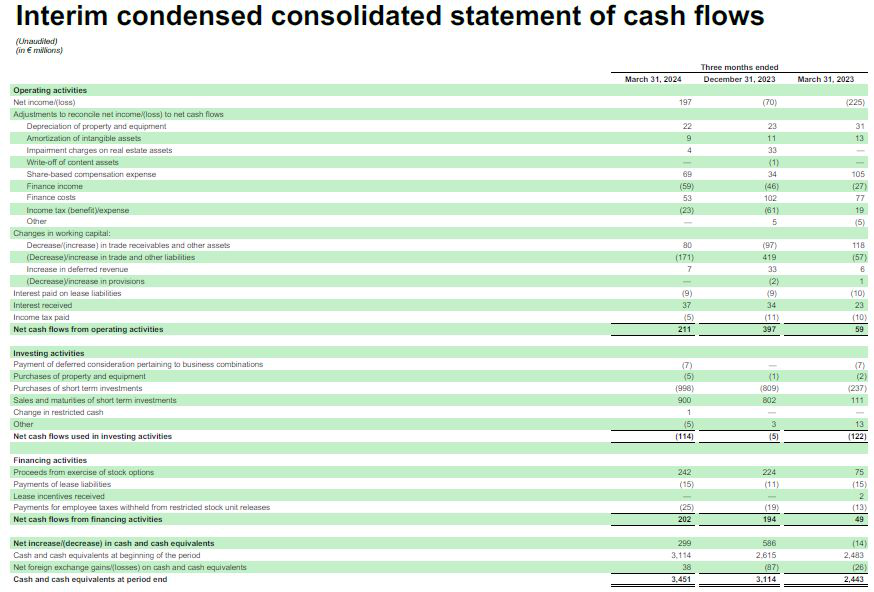
#> input picture [Business Quant] Image dataset for OCR/image00004.png, 874 x 592 px, found by its file name
$ jupyter execute --allow-errors 'text recognition using tesseract OCR.ipynb'
#> lines starting #> are read from the running program, lines starting #| are printed output that depends on the picture
[cell 1]
import pytesseract
from pytesseract import Output
import cv2
import pandas as pd
import numpy as np
import os

[cell 2]
image_path = 'C:/Users/aryan/Desktop/WORK/business quant/[Business Quant] Image dataset for OCR/image00004.png'

[cell 3]
#img is read
image = cv2.imread(image_path, cv2.IMREAD_GRAYSCALE)
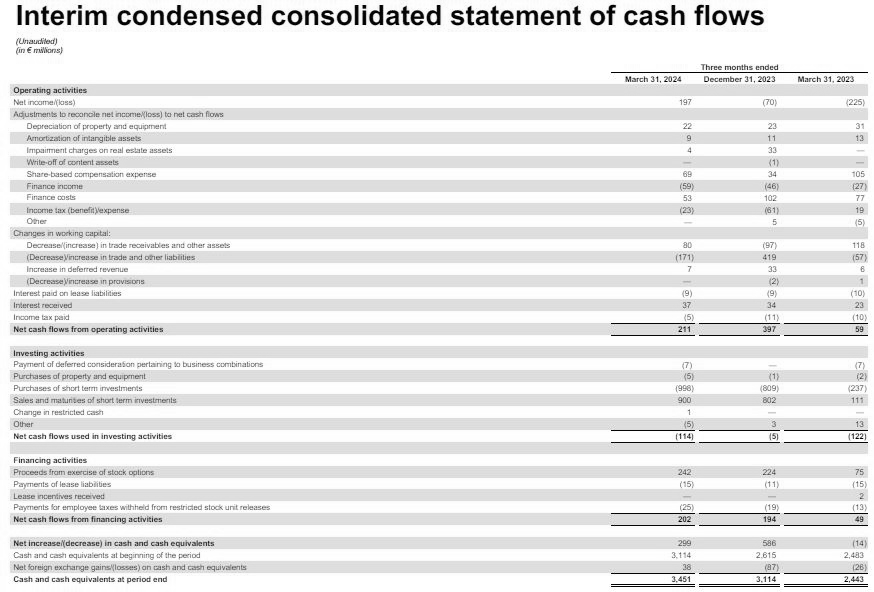
#> image: shape (592, 874); min 0, max 255, mean 232.5

[cell 4]
#detect structure using opencv
horizontal_kernel = cv2.getStructuringElement(cv2.MORPH_RECT, (25, 1))
vertical_kernel = cv2.getStructuringElement(cv2.MORPH_RECT, (1, 25))
horizontal_lines = cv2.morphologyEx(image, cv2.MORPH_OPEN, horizontal_kernel, iterations=2)
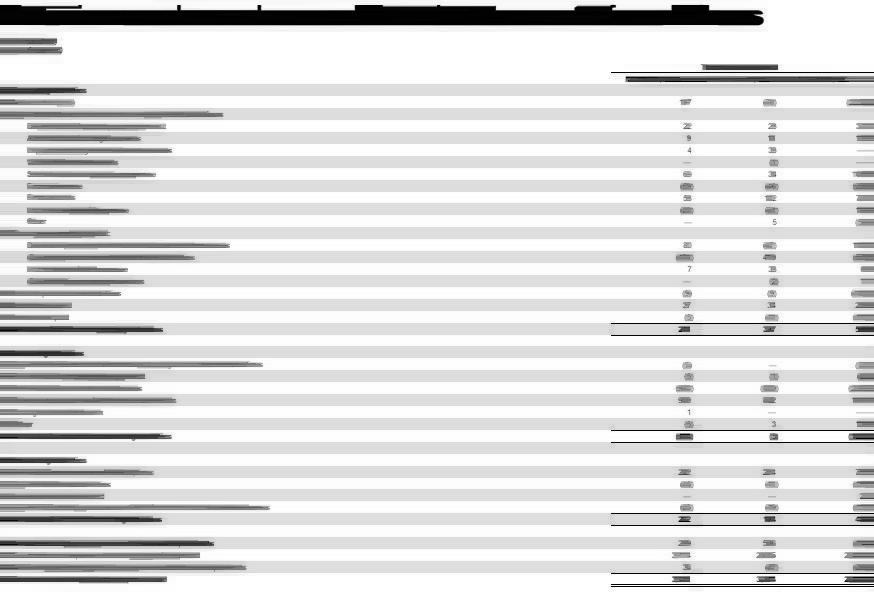
#> horizontal_lines: shape (592, 874); min 0, max 255, mean 221.7
vertical_lines = cv2.morphologyEx(image, cv2.MORPH_OPEN, vertical_kernel, iterations=2)
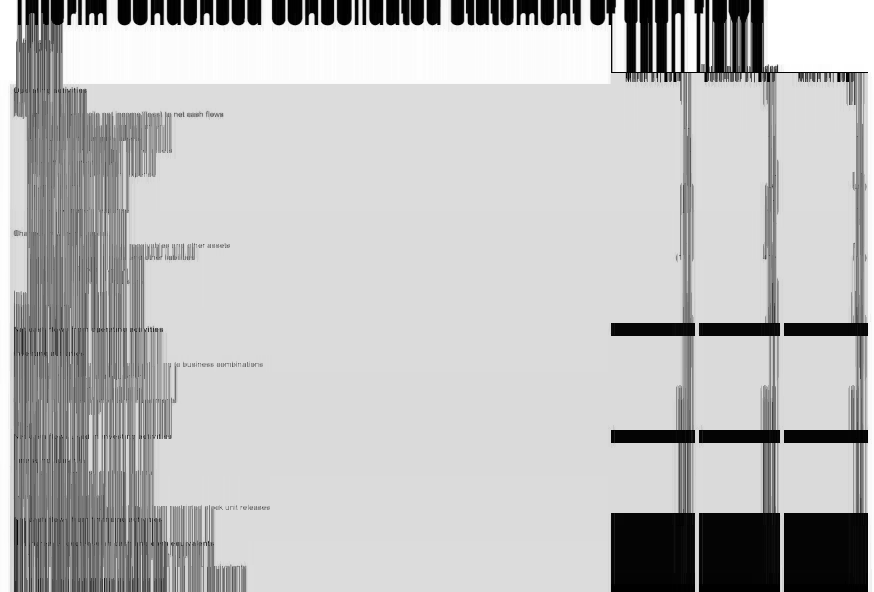
#> vertical_lines: shape (592, 874); min 0, max 255, mean 189.2

[cell 5]
#structure is defined
table_structure = cv2.add(horizontal_lines, vertical_lines)
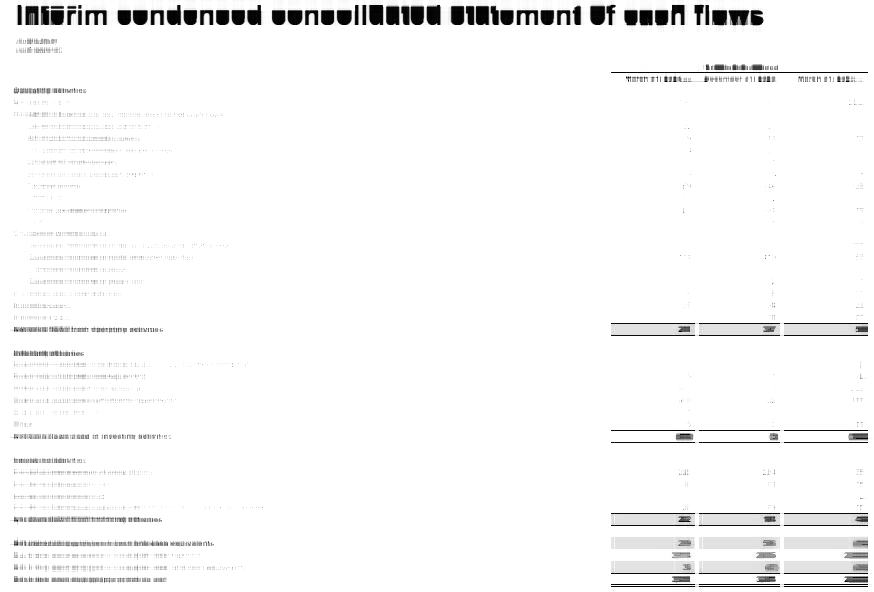
#> table_structure: shape (592, 874); min 0, max 255, mean 247.1

[cell 6]
#bounding boxes are found
contours, _ = cv2.findContours(table_structure, cv2.RETR_EXTERNAL, cv2.CHAIN_APPROX_SIMPLE)
#> contours = [[[0, 0], [0, 591], [873, 591], [873, 0]]]
bounding_boxes = [cv2.boundingRect(c) for c in contours]
#> bounding_boxes = [(0, 0, 874, 592)]

$ run again, with [Business Quant] Image dataset for OCR/image00003.png copied over [Business Quant] Image dataset for OCR/image00004.png
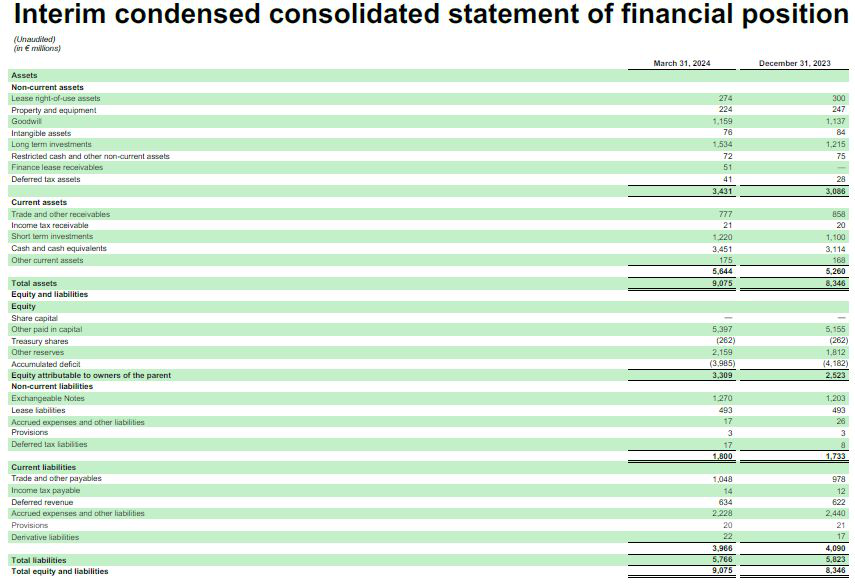
#> input picture [Business Quant] Image dataset for OCR/image00003.png, 855 x 585 px, found by its file name
#> `vertical_lines = cv2.morphologyEx(image, cv2.MORPH_OPEN, vertical_kern..`:
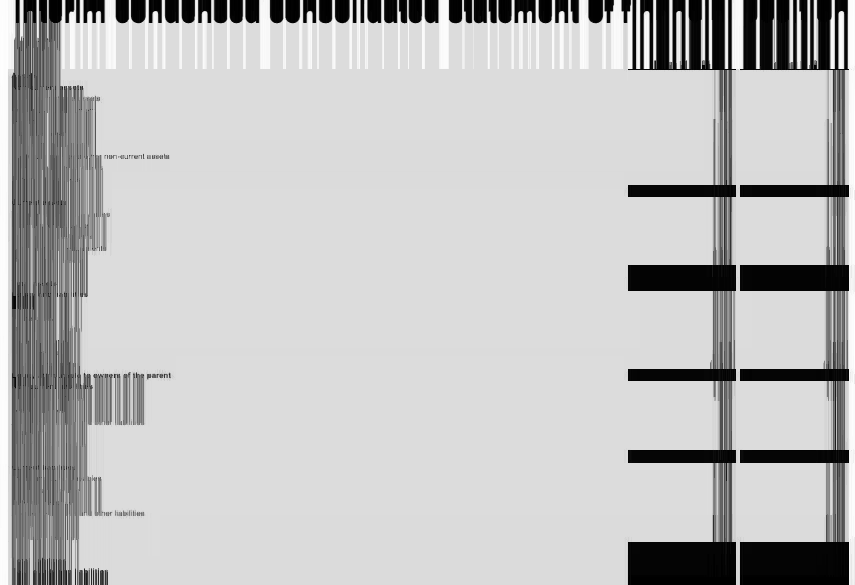
#> vertical_lines: shape (585, 855); min 0, max 254, mean 190.5
#> `table_structure = cv2.add(horizontal_lines, vertical_lines)`:
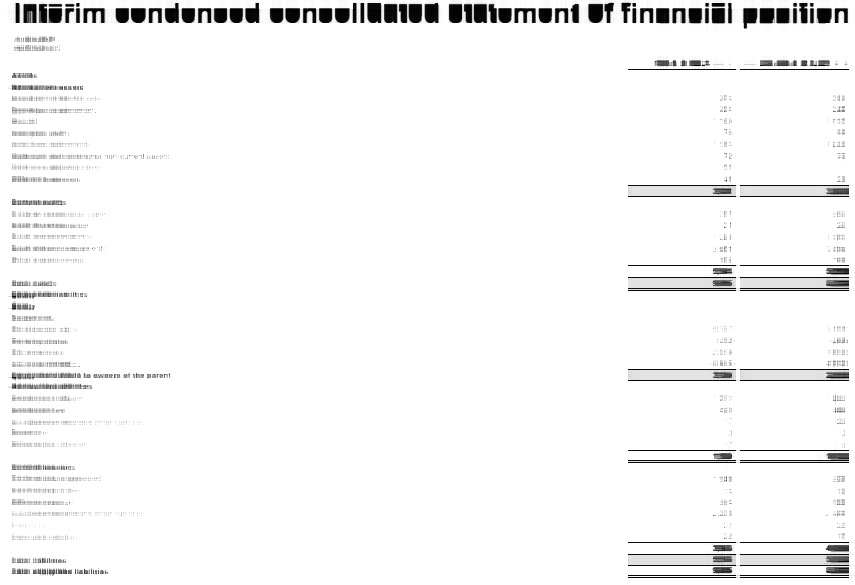
#> table_structure: shape (585, 855); min 0, max 255, mean 245.4
#> contours = [[[0, 0], [0, 584], [854, 584], [854, 0]]]
#> bounding_boxes = [(0, 0, 855, 585)]

$ run again, with [Business Quant] Image dataset for OCR/image00045.png copied over [Business Quant] Image dataset for OCR/image00004.png
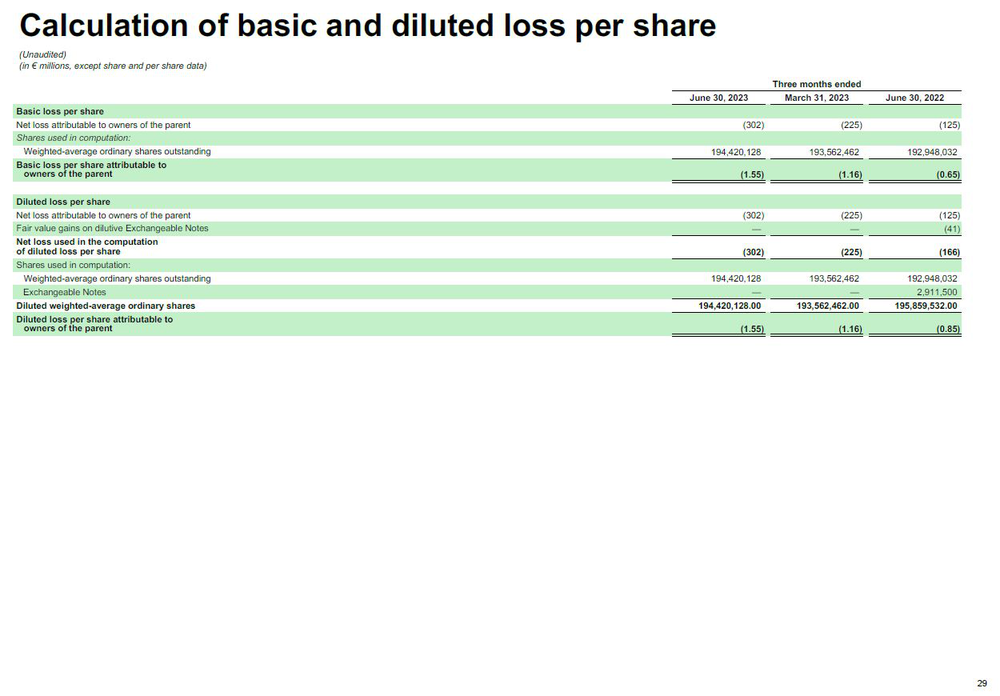
#> input picture [Business Quant] Image dataset for OCR/image00045.png, 1000 x 696 px, shrunk from 1250 x 870 before the run, found by its file name
#> `vertical_lines = cv2.morphologyEx(image, cv2.MORPH_OPEN, vertical_kern..`:
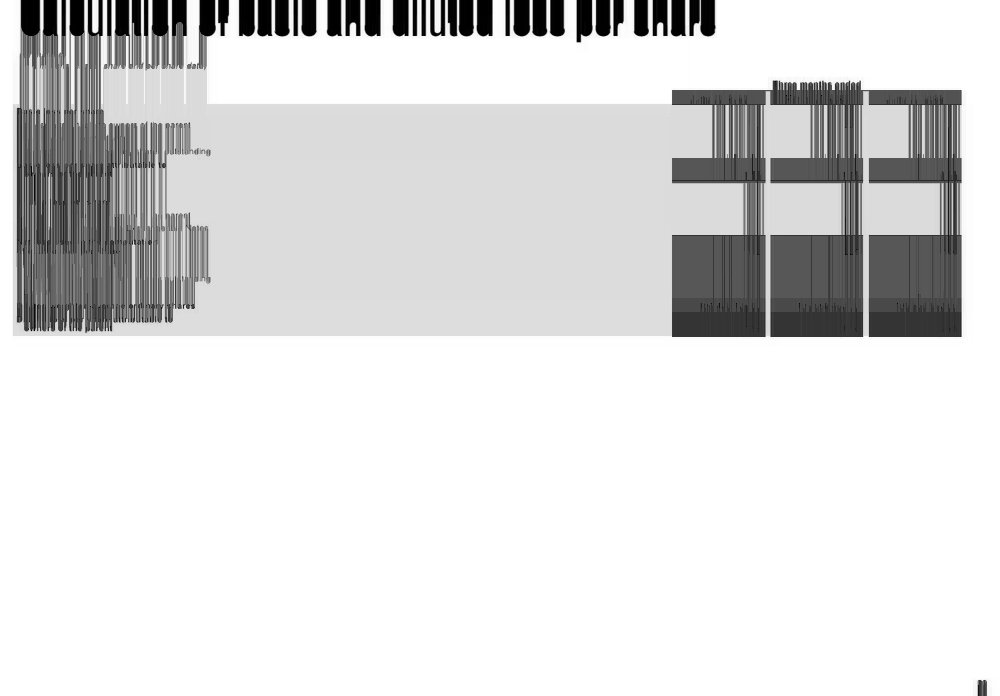
#> vertical_lines: shape (696, 1000); min 0, max 255, mean 220.3
#> `table_structure = cv2.add(horizontal_lines, vertical_lines)`:
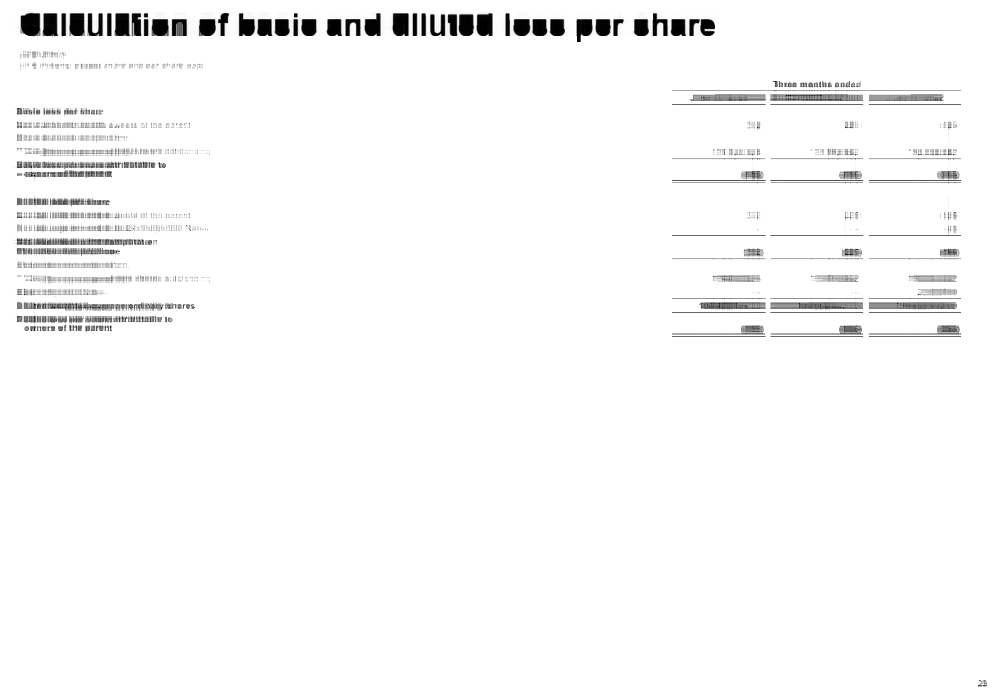
#> table_structure: shape (696, 1000); min 0, max 255, mean 248.6
#> contours = [[[0, 0], [0, 695], [999, 695], [999, 0]]]
#> bounding_boxes = [(0, 0, 1000, 696)]
